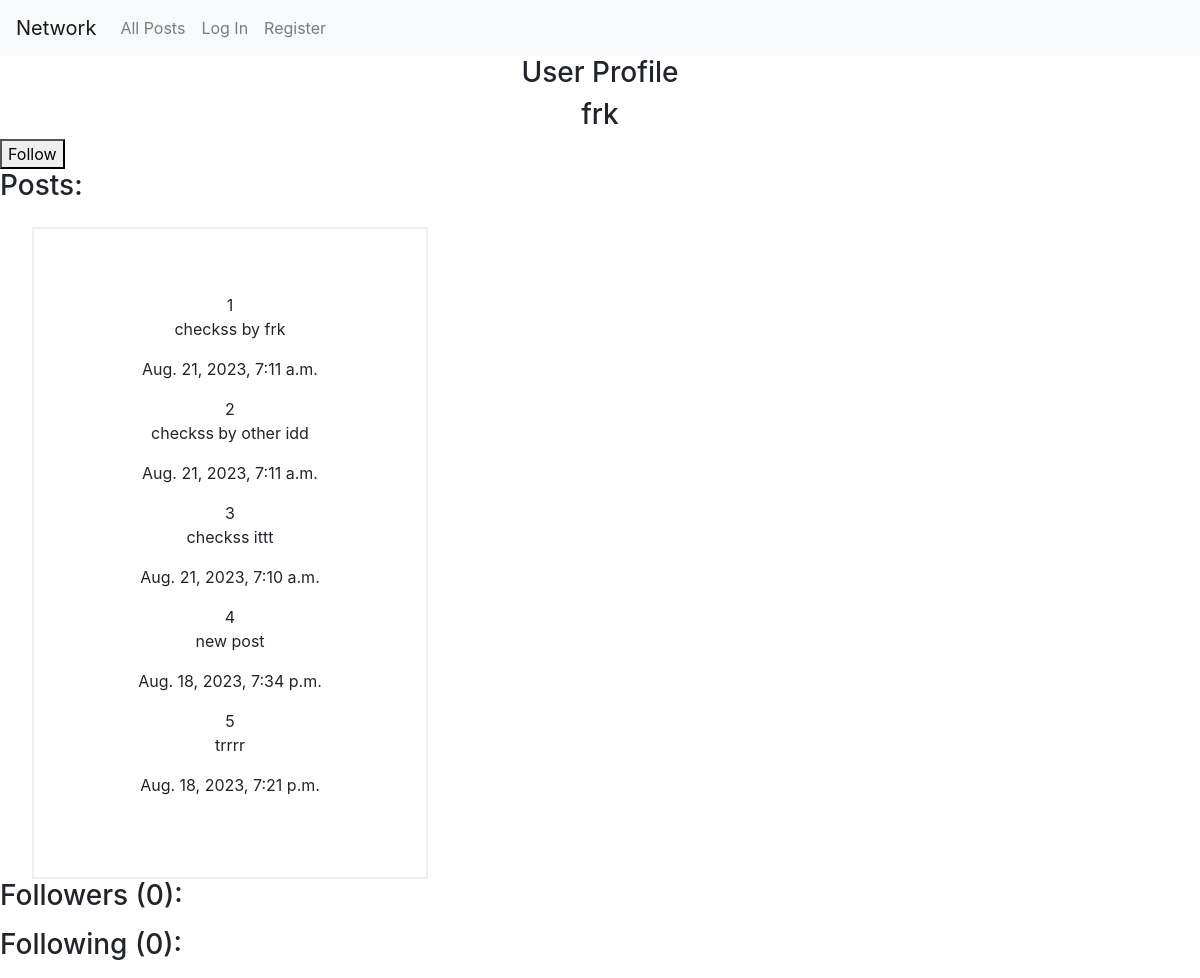
/user/2/, run on an earlier commit of the app's database.
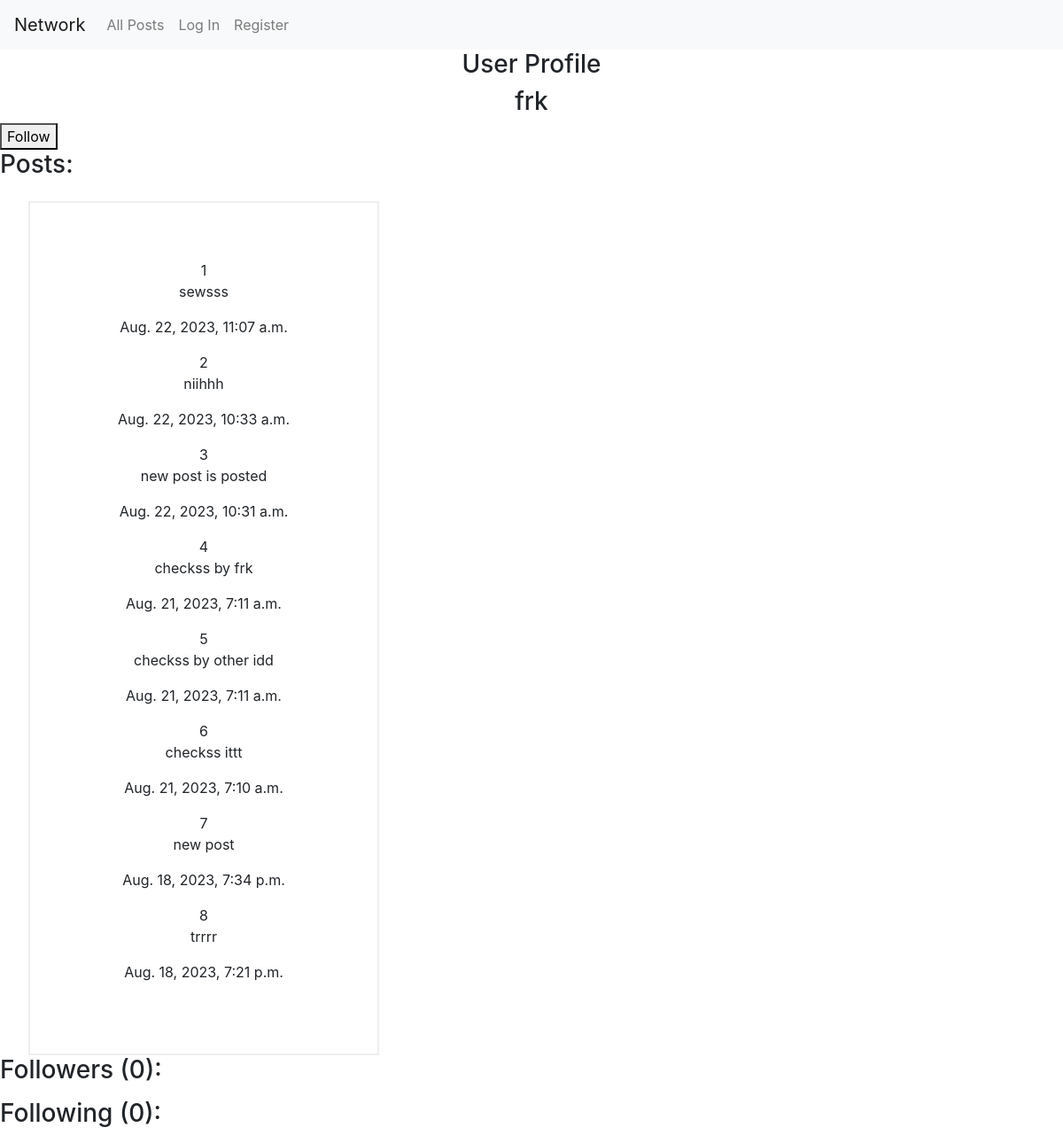
And on a later commit of the database.
### network/models.py (models this page shows)
class User(AbstractUser):
 username = models.CharField(max_length = 50, blank = True, null = True, unique = True)
 email = models.EmailField(_('email address'), unique = True ,null=True)
 phone_no = models.CharField(max_length = 10,null=True)

class Post(models.Model):
    user = models.ForeignKey(User, on_delete=models.CASCADE,related_name='posts')
    content = models.TextField()
    created_at = models.DateTimeField(auto_now_add=True)

### network/views.py (the view)
# urls.py: path('user/<int:user_id>/',views.UserProfileView.as_view(), name='user-profile'),
class UserProfileView(View):
    template_name = 'network/user_profile.html'
    def get(self, request, user_id):
        profile_user = get_object_or_404(User, id=user_id)
        try:
            user_profile = UserProfile.objects.get(user=profile_user)
            followers_count = user_profile.followers.count()
            following_count = user_profile.following.count()
            followers = user_profile.followers.all()
        except UserProfile.DoesNotExist:
            followers_count = 0
            following_count = 0
            followers = []
        user_posts = profile_user.posts.all()[::-1]
        context = {
            'profile_user': profile_user,
            'user_posts': user_posts,
            'followers': followers,
            'followers_count': followers_count,
            'following_count': following_count,
        }
        return render(request, self.template_name, context)

### network/templates/network/user_profile.html (shortened to what this page needs)
{% extends 'network/layout.html'%}
{% block body %}
<h3 class="text-center">User Profile</h3>
<h3 class="text-center">{{ profile_user.username }}</h3>
{% if user != profile_user %}
    <button class="follow-btn" data-user-id="{{ profile_user.id }}">Follow</button>
{% endif %}
<h3>Posts:</h3>
<div class="mydiv">
    {% for post in user_posts %}
   <span>{{ forloop.counter }}</span>
   <p>{{ post.content }}</p>
   <p>{{ post.created_at }}</p>
    {% endfor %}
</div>
<h3>Followers ({{ followers_count }}):</h3>
<h3>Following ({{ following_count }}):</h3>
{% endblock%}

### network/templates/network/layout.html (shortened to what this page needs)
{% load static %}
<!DOCTYPE html>
<html lang="en">
    <head>
        <link rel="stylesheet" href="https://stackpath.bootstrapcdn.com/bootstrap/4.4.1/css/bootstrap.min.css">
        <link rel="stylesheet" href="https://cdnjs.cloudflare.com/ajax/libs/font-awesome/4.7.0/css/font-awesome.css" />
        <link href="{% static 'network/styles.css' %}" rel="stylesheet">
    </head>
    <body>
        <nav class="navbar navbar-expand-lg navbar-light bg-light">
            <a class="navbar-brand" href="#">Network</a>
            <div>
              <ul class="navbar-nav mr-auto">
                <li class="nav-item">
                  <a class="nav-link" href="{% url 'post-list' %}">All Posts</a>
                </li>
                {% if user.is_authenticated %}
                    <li class="nav-item">
                        <a class="nav-link" href="{% url 'user-list'%}">Following</a>
                    </li>
                    <li class="nav-item">
                        <a class="nav-link" href="{% url 'logout' %}">Log Out</a>
                    </li>
                {% else %}
                    <li class="nav-item">
                        <a class="nav-link" href="{% url 'login' %}">Log In</a>
                    </li>
                    <li class="nav-item">
                        <a class="nav-link" href="{% url 'register' %}">Register</a>
                    </li>
                {% endif %}
              </ul>
            </div>
          </nav>
        <div class="body">
            {% block body %}
            {% endblock %}
        </div>
    </body>
</html>

### network/templates/network/user_profile.html (style rules this page uses)
.mydiv { border: 2px solid #eee; padding-top:4rem; padding-bottom:4rem; width:33%; margin-top:1.5rem; margin-left:2rem; text-align: center; }

What changed in the data, as far as the page shows it:
added Post: content "sewsss", created_at "Aug. 22, 2023, 11:07 a.m."
added Post: content "niihhh", created_at "Aug. 22, 2023, 10:33 a.m."
added Post: content "new post is posted", created_at "Aug. 22, 2023, 10:31 a.m."
